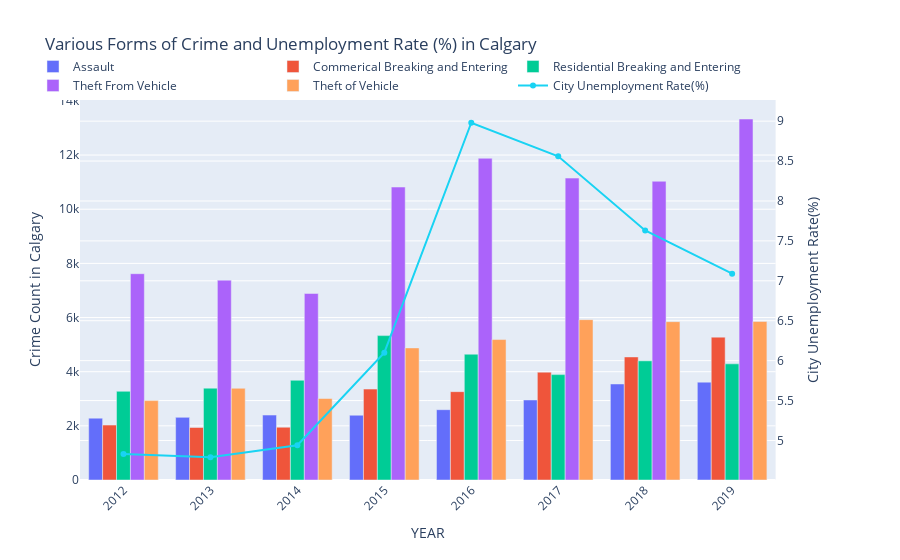

The cell this chart's notebook holds for it:
### Code cell
# Create figure with secondary y-axis
fig5 = make_subplots(specs=[[{"secondary_y": True}]])

#DIFFERENT KINDS OF CRIME
#1
fig5.add_trace(
    go.Bar(x= df5.YEAR, y = df5.ASSAULT, name="Assault"),
    secondary_y=False,
)

#2
fig5.add_trace(
    go.Bar(x= df5.YEAR, y = df5.COMM_B_AND_E, name="Commerical Breaking and Entering"),
    secondary_y=False,
)

#3
fig5.add_trace(
    go.Bar(x= df5.YEAR, y = df5.RES_B_AND_E, name="Residential Breaking and Entering"),
    secondary_y=False,
)
#4
fig5.add_trace(
    go.Bar(x= df5.YEAR, y = df5.THEFT_FROM_VEHICLE, name="Theft From Vehicle"),
    secondary_y=False,
)

#5
fig5.add_trace(
    go.Bar(x= df5.YEAR, y = df5.THEFT_OF_VEHICLE, name="Theft of Vehicle"),
    secondary_y=False,
)


#ADD Unemployment Rate Trace
fig5.add_trace(
    go.Scatter(x=df5.YEAR, y=df5.CITY_UNEMPLOYMENT, name="City Unemployment Rate(%)"),
    secondary_y=True,
)

# Add figure title
fig5.update_layout(
    title_text="Various Forms of Crime and Unemployment Rate (%) in Calgary"
)

# Set x-axis title
fig5.update_xaxes(title_text="YEAR")

# Set y-axes titles
fig5.update_yaxes(title_text="Crime Count in Calgary", secondary_y=False)
fig5.update_yaxes(title_text="City Unemployment Rate(%)", secondary_y=True)

#SET MODE
fig5.update_layout(barmode='group', xaxis_tickangle=-45, xaxis={'categoryorder':'category descending'},
                   legend=dict(
                    orientation="h",
                    yanchor="bottom",
                    y=1.0,
                    xanchor="right",
                    x=0.9))
fig5.show()

### Figure 1 — Plotly figure (JSON) as saved in the notebook; plotly's stock layout.template omitted (floating-point values rounded to 4 significant figures)
{"data": [{"name": "Assault", "type": "bar", "x": [2012, 2013, 2014, 2015, 2016, 2017, 2018, 2019], "xaxis": "x", "y": [2284, 2313, 2398, 2392, 2597, 2955, 3546, 3614], "yaxis": "y"}, {"name": "Commerical Breaking and Entering", "type": "bar", "x": [2012, 2013, 2014, 2015, 2016, 2017, 2018, 2019], "xaxis": "x", "y": [2028, 1939, 1949, 3358, 3262, 3983, 4545, 5276], "yaxis": "y"}, {"name": "Residential Breaking and Entering", "type": "bar", "x": [2012, 2013, 2014, 2015, 2016, 2017, 2018, 2019], "xaxis": "x", "y": [3276, 3392, 3683, 5332, 4646, 3892, 4401, 4290], "yaxis": "y"}, {"name": "Theft From Vehicle", "type": "bar", "x": [2012, 2013, 2014, 2015, 2016, 2017, 2018, 2019], "xaxis": "x", "y": [7619, 7381, 6889, 10820, 11882, 11150, 11033, 13332], "yaxis": "y"}, {"name": "Theft of Vehicle", "type": "bar", "x": [2012, 2013, 2014, 2015, 2016, 2017, 2018, 2019], "xaxis": "x", "y": [2932, 3386, 3010, 4878, 5187, 5922, 5848, 5855], "yaxis": "y"}, {"name": "City Unemployment Rate(%)", "type": "scatter", "x": [2012, 2013, 2014, 2015, 2016, 2017, 2018, 2019], "xaxis": "x", "y": [4.83, 4.79, 4.94, 6.1, 8.98, 8.56, 7.63, 7.09], "yaxis": "y2"}], "layout": {"autosize": true, "barmode": "group", "legend": {"orientation": "h", "x": 0.9, "xanchor": "right", "y": 1, "yanchor": "bottom"}, "title": {"text": "Various Forms of Crime and Unemployment Rate (%) in Calgary"}, "xaxis": {"anchor": "y", "autorange": true, "categoryorder": "category descending", "domain": [0, 0.94], "range": [2012.0, 2020.0], "tickangle": -45, "title": {"text": "YEAR"}, "type": "linear"}, "yaxis": {"anchor": "x", "autorange": true, "domain": [0, 1], "range": [0, 14030.0], "title": {"text": "Crime Count in Calgary"}, "type": "linear"}, "yaxis2": {"anchor": "x", "autorange": true, "overlaying": "y", "range": [4.483, 9.287], "side": "right", "title": {"text": "City Unemployment Rate(%)"}, "type": "linear"}}}
